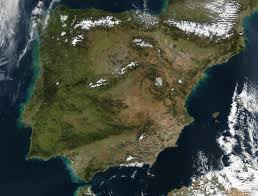
#> input picture Practica 3/imgpack/peninsula.jpg, 258 x 196 px
$ jupyter execute --allow-errors Ejercicio_4.ipynb
#> lines starting #> are read from the running program, lines starting #| are printed output that depends on the picture; after the words box and inside, x2 and y2 are one past the last pixel; in counts of white or black regions, pixels touching at a corner belong together
# Ejercicio 4

En este ejercicio realizaremos una modificación a la función filtro, para que realice el filtrado sobel, el cual realiza un realzamiento de los bordes de la imagen.

[cell 1]
import cv2 as cv
import numpy as np
import matplotlib.pyplot as plt
import ipynb.fs.defs.Ejercicio_1 as ej1

imagen = cv.imread('imgpack/Monobanda/2_Corsica.jpg',cv.IMREAD_GRAYSCALE)

[cell 2]
# Esta función auxilia realizara todo el codigo para calcular el valor final del pixel a traves
# de las columnas y filas adyacentes a el.
def aux(img,a,b):

    c = (img[a-1][b+1]+2*img[a][b+1]+img[a+1][b+1])-(img[a-1][b-1]+2*img[a][b-1]+img[a+1][b-1])

    f = (img[a-1][b-1]+2*img[a-1][b]+img[a-1][b+1])-(img[a+1][b-1]+2*img[a+1][b]+img[a+1][b+1])

    z = np.sqrt(np.power(c,2)+np.power(f,2))

    return int(np.round(z))

[cell 3]
def sobel(img):

    resimg = img.copy()

    for i in range(len(resimg)):
            resimg[0] = 0
            resimg[i][0] = 0
            resimg[i][-1] = 0
            resimg[-1] = 0

    for i in range(len(resimg)):
        for j in range(len(resimg[i])):
            if(not(i==0 or j == 0 or i == len(resimg)-1 or j == len(resimg[i])-1)):
                resimg[i][j] = aux(img,i,j)

    return resimg

[cell 4]
ejemplo = np.array([[12,14,17,24,32,30],
                    [19,18,17,26,36,40],
                    [26,21,17,28,40,42],
                    [20,19,18,26,33,35],
                    [14,17,20,23,27,20],
                    [35,14,22,13,40,21]])
print(sobel(ejemplo))

#> (a cell that did not finish here is left out)

[cell 6]
f, (ax1, ax2) = plt.subplots(1, 2, sharey=True)
#> (the rest of this cell did not finish here and is left out)

[cell 7]
worldView = cv.imread('imgpack/WorldView_1-1_PAN.png',cv.IMREAD_GRAYSCALE)

#> (the rest of this cell did not finish here and is left out)

[cell 8]
f, (ax1, ax2) = plt.subplots(1, 2, sharey=True)
#> (the rest of this cell did not finish here and is left out)

[cell 9]
peninsula = cv.imread('imgpack/peninsula.jpg',cv.IMREAD_GRAYSCALE)
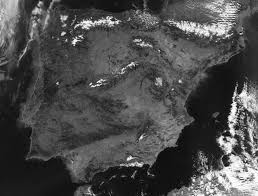
#> peninsula: shape (196, 258); min 0, max 255, mean 75.4

sobelP = sobel(peninsula)
#> after the loop in sobel (call 4), `for i in range(len(resimg)):`:
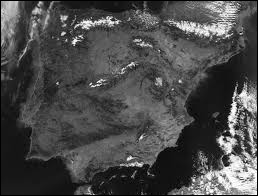
#> resimg: shape (196, 258); 1.79% of pixels changed, all inside (x1, y1, x2, y2) = (0, 0, 258, 196)
#> the loop in sobel (call 4), `for i in range(len(resimg)):` made 196 passes
#> after the loop in sobel (call 4), `for i in range(len(resimg)):`:
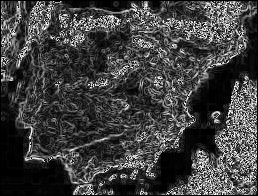
#> resimg: shape (196, 258); min 0, max 255, mean 64.3

[cell 10]
f, (ax1, ax2) = plt.subplots(1, 2, sharey=True)
ax1.imshow(peninsula, cmap='gray', aspect='auto')
ax2.imshow(sobelP, cmap='gray', aspect='auto')
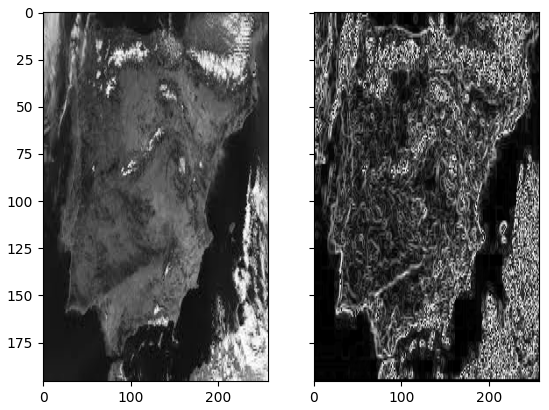
#> figure drawn by matplotlib, 2 panels

$ run again, with Practica 3/soluciones/EJ4_Sobel_Peninsula.png saved as Practica 3/imgpack/peninsula.jpg
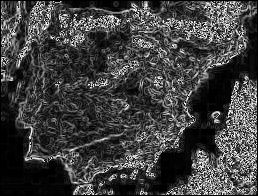
#> input picture Practica 3/soluciones/EJ4_Sobel_Peninsula.png, 258 x 196 px
#> peninsula is the input picture: shape (196, 258); min 0, max 255, mean 64.3
#> the loop in sobel (call 4), `for i in range(len(resimg)):` made 196 passes
#> after the loop in sobel (call 4), `for i in range(len(resimg)):`:
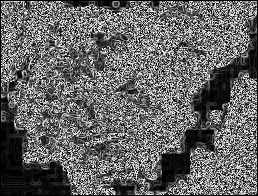
#> resimg: shape (196, 258); min 0, max 255, mean 101.5
#> `[cell 10] f, (ax1, ax2) = plt.subplots(1, 2, sharey=True) ax1.imshow(p..`:
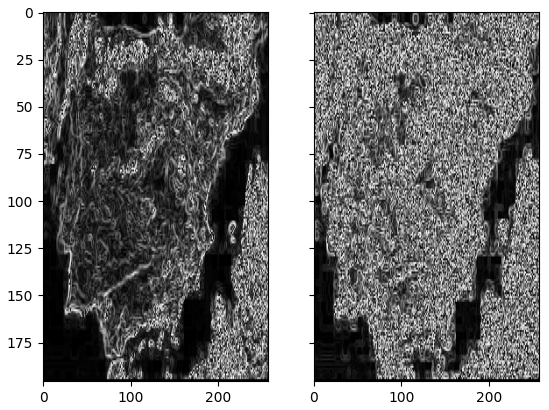
#> figure drawn by matplotlib, 2 panels
